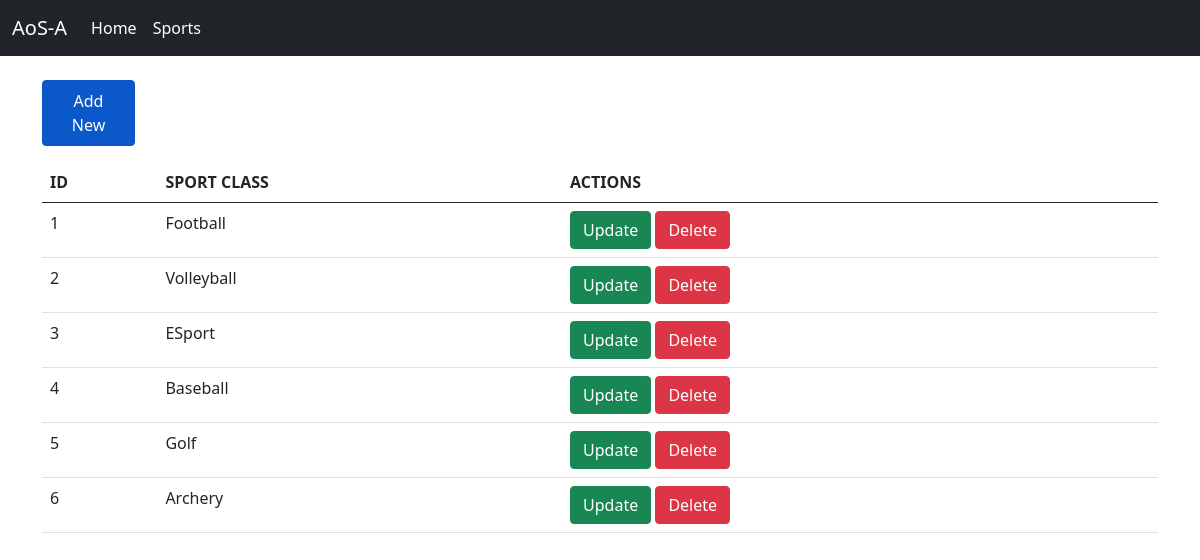
The page /aos-a/sports.php on the database its author committed.
### tables this page shows
CREATE TABLE `sports` (
  `id_sports` int(11) NOT NULL,
  `sports_name` varchar(255) NOT NULL
);

### aos-a/controllers/Sports.controller.php (called while the page is built, shortened)
<?php
include_once("models/Members.class.php");
include_once("views/Sports.view.php");
class SportController
{
    private $sports;
    function __construct()
    {
        $this->sports = new Sports(Connection::$db_host, Connection::$db_user, Connection::$db_pass, Connection::$db_name);
    }
    public function index()
    {
        $this->sports->open();
        $this->sports->getSport();
        $data = array(
            'sports' => array()
        );
        while ($row = $this->sports->getResult()) {
            array_push($data['sports'], $row);
        }
        $view = new SportsView();
        $view->render($data);
    }
}

### aos-a/models/DB.class.php (called while the page is built, shortened)
<?php
class DB
{
    private $hostname;
    private $username;
    private $password;
    private $dbname;
    private $conn;
    function __construct($hostname, $username, $password, $dbname)
    {
        $this->hostname = $hostname;
        $this->username = $username;
        $this->password = $password;
        $this->dbname = $dbname;
    }
    function open()
    {
        $this->conn = mysqli_connect($this->hostname, $this->username, $this->password, $this->dbname);
    }
    function execute($query)
    {
        $this->result = mysqli_query($this->conn, $query);
        return $this->result;
    }
}

### aos-a/models/Sports.class.php (called while the page is built, shortened)
<?php
class Sports extends DB
{
    function getSport()
    {
        $query = "SELECT * FROM sports";
        return $this->execute($query);
    }
}

### aos-a/views/Sports.view.php (the view, shortened to what this page needs)
<?php
class SportsView
{
    public function render($data)
    {
        $dataSports = null;
        $no = 1;
        foreach ($data['sports'] as $val) {
            list($id) = $val;
            $dataSports .= "<tr>
                <td>" . $no++ . "</td>
                <td>" . $val['sports_name'] . "</td>
                <td>
                <a href='sports.php?id_edit=" . $val['id_sports'] . "'class ='btn btn-success'>Update</a>
                <a href='sports.php?id_delete= " . $id . "'class ='btn btn-danger'>Delete</a>
                </td>
               </tr>";
        }
    }
}

### rows shown on the page
sports: sports_name "Football"
sports: sports_name "Volleyball"
sports: sports_name "ESport"
sports: sports_name "Baseball"
sports: sports_name "Golf"
sports: sports_name "Archery"

### other values the page prints
$this->content "AoS-A Home Sports Add New ID SPORT CLASS ACTIONS"
